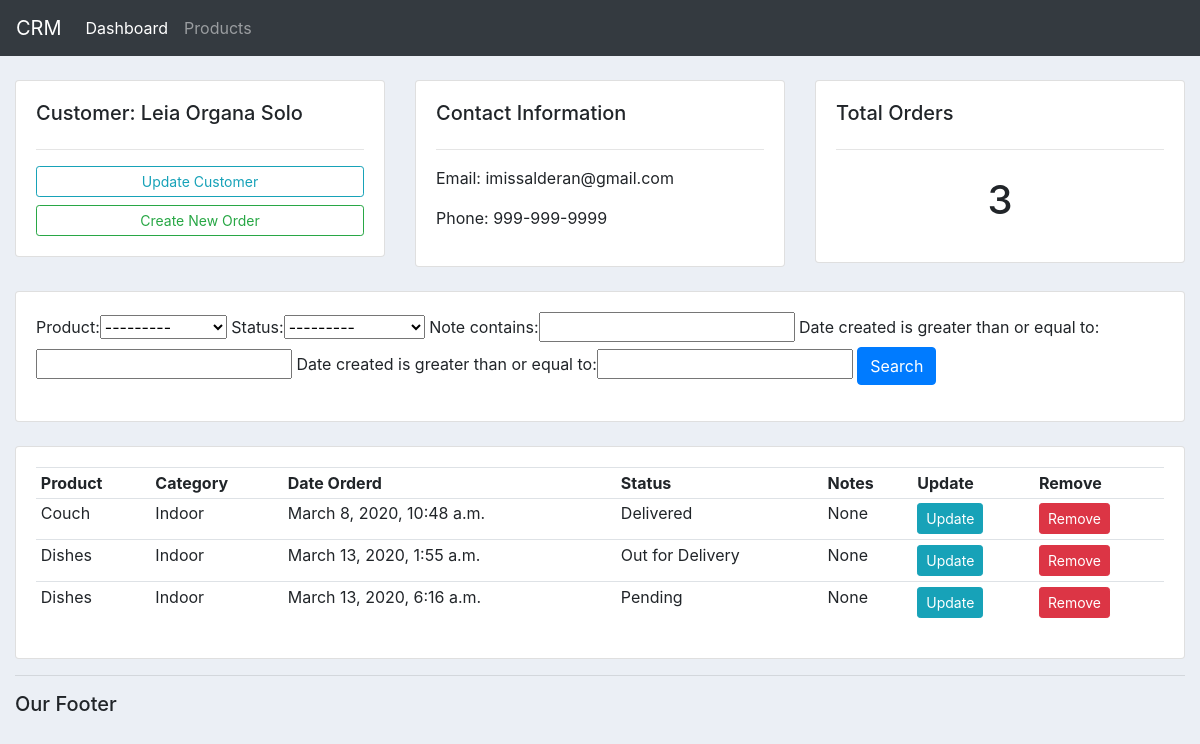
/customer/3/, run on the app's committed database.
### accounts/models.py (models this page shows, shortened)
class Customer(models.Model):
    name = models.CharField(max_length=200, null=True)
    phone = models.CharField(max_length=200, null=True)
    email = models.CharField(max_length=200, null=True)
    date_created = models.DateTimeField(auto_now=True)

class Order(models.Model):
    STATUS = (
             ('Pending', 'Pending'),
             ('Out for Delivery', 'Out for Delivery'),
             ('Delivered', 'Delivered'),
             )
    customer = models.ForeignKey(Customer, null=True, on_delete = models.SET_NULL)
    product  = models.ForeignKey(Product, null=True, on_delete = models.SET_NULL )
    date_created = models.DateTimeField(auto_now_add=True, null=True)
    status = models.CharField(max_length=200, null=True, choices=STATUS)
    note = models.CharField(max_length=200, null=True, blank=True)

class Product(models.Model):
    CATEGORY = (
                ('Indoor', 'Indoor'),
                ('Outdoor', 'Outdoor'),
                )
    name = models.CharField(max_length=200, null=True)
    price = models.FloatField(null=True)
    category = models.CharField(max_length=200, null=True, choices=CATEGORY)
    description = models.CharField(max_length=200, null=True, blank=True)
    date_created = models.DateTimeField(auto_now=True)
    tags = models.ManyToManyField(Tag)
    def __str__(self):
        return self.name

### accounts/views.py (the view)
# urls.py: path('customer/<str:pk>/', views.customer, name='customer'),
def customer(request, pk):
    customer = Customer.objects.get(id=pk)
    orders = customer.order_set.all()
    order_count = orders.count()
    myFilter = OrderFilter(request.GET, queryset=orders)
    orders = myFilter.qs
    context = {'customer': customer, 'orders': orders, 'order_count': order_count,
        'myFilter': myFilter}
    return render(request, 'accounts/customer.html', context)

### accounts/templates/accounts/customer.html
{% extends 'accounts/main.html' %}
{% block content %}
	<br>
<div class="row">
	<div class="col-md">
		<div class="card card-body">
			<h5>Customer: {{customer.name}}</h5>
			<hr>
			<a class="btn btn-outline-info  btn-sm btn-block" href="">Update Customer</a>
			<a class="btn btn-outline-success  btn-sm btn-block" href="{% url 'create_order' customer.id %}">Create New Order</a>
		</div>
	</div>
	<div class="col-md">
		<div class="card card-body">
			<h5>Contact Information</h5>
			<hr>
			<p>Email: {{customer.email}}</p>
			<p>Phone: {{customer.phone}}</p>
		</div>
	</div>
	<div class="col-md">
		<div class="card card-body">
			<h5>Total Orders</h5>
			<hr>
			<h1 style="text-align: center;padding: 10px">{{ order_count }}</h1>
		</div>
	</div>
</div>
<br>
<div class="row">
	<div class="col">
		<div class="card card-body">
			<form method="get">
				{{myFilter.form}}
		    <button class="btn btn-primary" type="submit">Search</button>
		  </form>
		</div>
	</div>
</div>
<br>
<div class="row">
	<div class="col-md">
		<div class="card card-body">
			<table class="table table-sm">
				<tr>
					<th>Product</th>
					<th>Category</th>
					<th>Date Orderd</th>
					<th>Status</th>
					<th>Notes</th>
					<th>Update</th>
					<th>Remove</th>
				</tr>
				{% for order in orders %}
				<tr>
					<td>{{ order.product }}</td>
					<td>{{ order.product.category }}</td>
					<td>{{ order.date_created }}</td>
					<td>{{ order.status }}</td>
					<td>{{ order.note }}</td>
					<td><a class='btn btn-sm btn-info' href="{% url 'update_order' order.id %}">Update</a></td>
                    <td><a class='btn btn-sm btn-danger'href="{% url 'delete_order' order.id %}">Remove</a></td>
				</tr>
				{% endfor %}
			</table>
		</div>
</div>
{% endblock content %}

### static/css/main.css (style rules this page uses)
body { background-color: #ebeff5; }

### data on the page
Customer: name "Leia Organa Solo", email "imissalderan@gmail.com", phone "999-999-9999"
Order: product "Couch", product.category "Indoor", date_created "March 8, 2020, 10:48 a.m.", status "Delivered", note "None"
Order: product "Dishes", product.category "Indoor", date_created "March 13, 2020, 1:55 a.m.", status "Out for Delivery", note "None"
Order: product "Dishes", product.category "Indoor", date_created "March 13, 2020, 6:16 a.m.", status "Pending", note "None"

### other printed values
{{ order_count }} "3"
